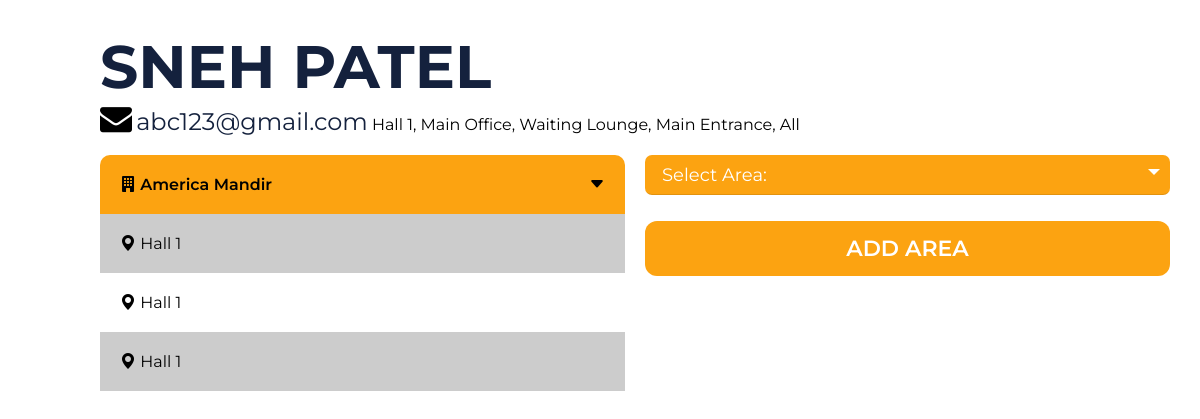
The page /settings/1/ on the database as committed earlier.
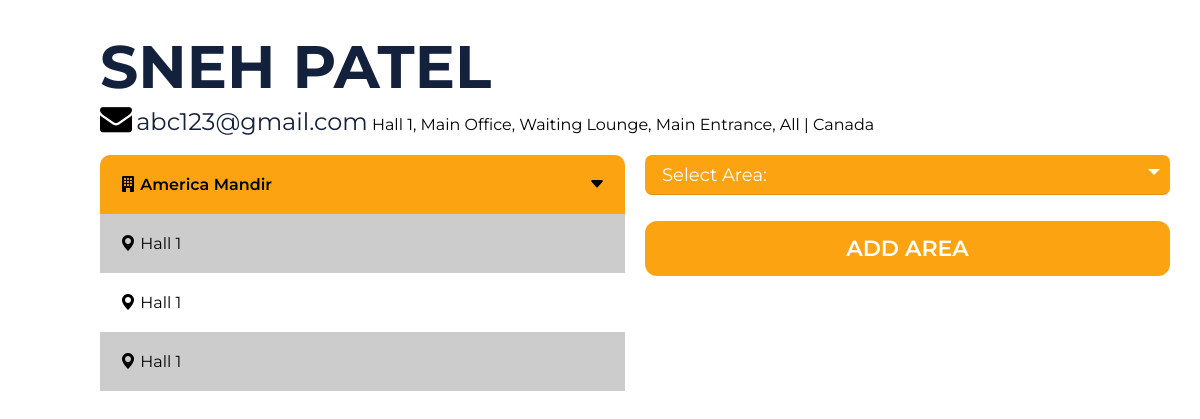
The same page on the database as committed later.
### authencation/models.py (models this page shows, shortened)
class User(AbstractBaseUser):
    email = models.EmailField(max_length=255, unique=True)
    full_name = models.CharField(max_length=255, blank=True, null=True)
    active = models.BooleanField(default=True)
    staff = models.BooleanField(default=False)
    admin = models.BooleanField(default=False)
    timestamp = models.DateTimeField(auto_now_add=True)
    area_incharge = models.CharField(max_length=300, blank=True, null=True)
    USERNAME_FIELD = 'email'
    REQUIRED_FIELDS = ['full_name']
    objects = UserManager()

### inventory/views.py (the view)
# urls.py: path("settings/<str:id>/", UserSettingsDetails.as_view(), name="setting-detail"),
class UserSettingsDetails(DetailView):
    model = User
    extra_context = {"show": False}
    template_name = "inventory/settings-details.html"
    pk_url_kwarg = "id"

### inventory/templates/inventory/settings-details.html (shortened to what this page needs)
{% extends "main/base.html" %}
{% load static %}
{% load crispy_forms_tags %}
{% block style %}
<link rel="stylesheet" href='{% static "css/setting-detail.css" %}'/>
{% endblock %}
{% block content %}
<div class="container">
    <div class="main">
        <h1 style=" text-transform: uppercase;">{{object.full_name}}</h1>
        <i class="fa fa-2x fa-envelope icon"></i>
        <h2>{{object.email}}</h2>
            {{object.area_incharge}}
            <br>
            <br>
            <div class="flex-container">
                <div class="flex-child magenta">
                    <div class="locations-in" >
                        <i class="bi bi-building-fill"></i>
                        <p>America Mandir</p>
                        <i style="float: right; cursor: pointer;" class="bi bi-caret-down-fill"></i>
                    </div>
                    <div class="locations-in option" >
                        <i class="bi bi-geo-alt-fill"></i>
                        <p>Hall 1</p>
                    </div>
                    <div class="locations-in option" style="background-color: white;">
                        <i class="bi bi-geo-alt-fill"></i>
                        <p>Hall 1</p>
                    </div>
                    <div class="locations-in option">
                        <i class="bi bi-geo-alt-fill"></i>
                        <p>Hall 1</p>
                    </div>
                </div>
                <div class="flex-child green">
                    <div class="custom-select" >
                        <select>
                            <option value="0">Select Area:</option>
                        </select>
                    </div>
                    <input type="submit" value="ADD AREA">
                </div>
            </div>
    </div>
</div>
{% endblock %}

Rows that differ between the two databases and show on the page:
changed User "SNEH PATEL": area_incharge "Hall 1, Main Office, Waiting Lounge, Main Entrance, All" → "Hall 1, Main Office, Waiting Lounge, Main Entrance, All | Canada"
